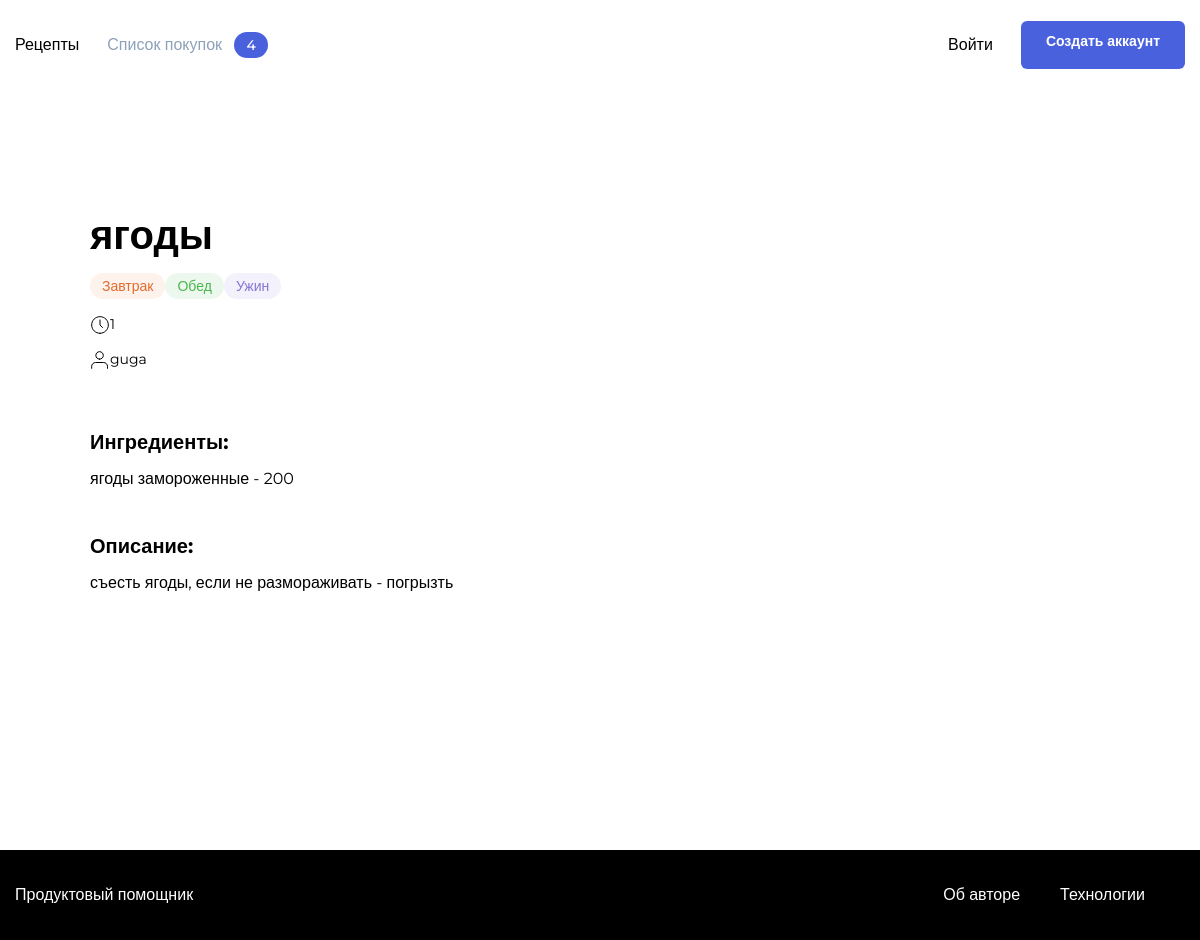
/recipes/6/, run on the app's committed database.
### prod_h/models.py (models this page shows, shortened)
class Recipe(models.Model):
    author = models.ForeignKey(
        User,
        on_delete=models.CASCADE,
        related_name='recipes',
        verbose_name='автор рецепта',
    )
    name = models.CharField(
        max_length=100,
        verbose_name='Название рецепта',
        help_text='Максимальная длинна 100 символов',)
    image = models.ImageField(upload_to='prod_h/', blank=True, null=True)
    text = models.TextField(
        blank=True,
        verbose_name='Описание',
        help_text='Описание рецепта',)
    ingredients = models.ManyToManyField(
        ListOfIngridients,
        through='Amount',
        through_fields=('recipe', 'ingredient'),
        verbose_name='Игредиенты',
        help_text='Игредиенты',)
    tags = models.ManyToManyField(Teg, )
    time = models.IntegerField(verbose_name='Вермя приготовления')
    pub_date = models.DateTimeField("date published", auto_now_add=True)
    slug = models.SlugField(
        max_length=500,
        unique=True,
        blank=True,
    )
    class Meta:
        ordering = ["-pub_date"]

class Teg(models.Model):
    name = models.CharField(max_length=20)
    slug = models.SlugField(unique=True)
    color = models.CharField(
        max_length=20,
        verbose_name='Цвет тега',
        blank=True
    )

class Amount(models.Model):
    ingredient = models.ForeignKey(ListOfIngridients,
                                   on_delete=models.CASCADE,
                                   related_name='ingridient_name', )
    recipe = models.ForeignKey(
        Recipe, on_delete=models.CASCADE,
        related_name="recipe_ingredients",
        verbose_name='Рецепт',
    )
    counts = models.PositiveSmallIntegerField(verbose_name='количество',
        default=1)

class ListOfIngridients(models.Model):
    name = models.CharField(max_length=50,
                            unique=True,
                            verbose_name='Название ингредиента',
                            help_text='Название ингредиента, максимум 50 символов',
                            )
    units_of_measurement = models.CharField(max_length=20,
                                            verbose_name='Единица измерения',
                                            help_text='Единица измерения, максимум 20 симоволов',
                                            )
    def __str__(self):
        return self.name

### prod_h/views.py (the view)
# urls.py: path('recipes/<int:recipe_id>/', views.recipe_detail,
def recipe_detail(request, recipe_id):
    recipe = get_object_or_404(Recipe, pk=recipe_id)
    context = {
        'recipe': recipe,
    }
    return render(request, 'singlePage.html', context=context)

### templates/singlePage.html (shortened to what this page needs)
{% extends "base.html" %}
{% load static %}
{% load user_filters %}
{% block static_css %}<link rel="stylesheet" href="{% static 'pages/single.css' %}">{% endblock %}
    {%block content%}
    <main class="main container">
        <div class="single-card" data-id="{{recipe.id}}" data-author="{{recipe.author.id}}">
            {% load thumbnail %}
            <div class="single-card__info">
                <div class="single-card__header-info">
                    <h1 class="single-card__title">{{recipe.name}}</h1>
                </div>
                <ul class="single-card__items">
                {%include "includes/tag.html" with post=recipe %}
                </ul>
                <div class="single-card__items single-card__items_column">
                    <p class="single-card__text"><span class="icon-time"></span>{{recipe.time}}</p>
                    <ul class="single-card__items">
                        <li class="single-card__item"><p class="single-card__text"><span class="icon-user"></span>{{recipe.author}}</p></li>
                    </ul>
                </div>
                <div class="single-card__section">
                    <h3 class="single-card__section-title">Ингредиенты:</h3>
                    <div class="single-card__items single-card__items_column">
                        {%for ingr in recipe.recipe_ingredients.all%}
                          <p class=" single-card__section-item">{{ingr.ingredient}} - {{ingr.counts}}</p>
                        {%endfor%}
                    </div>
                </div>
                <div class="single-card__section">
                    <h3 class="single-card__section-title">Описание:</h3>
                    <p class=" single-card__section-text">{{recipe.text}}</p>
                </div>
            </div>
        </div>
    </main>
{%endblock%}}

### templates/includes/tag.html
{% for tag in post.tags.all %}
    {% if tag.name == 'breakfast' %}
        <li class="card__item"><span class="badge badge_style_orange">Завтрак</span></li>
    {% elif tag.name == 'lunch' %}
        <li class="card__item"><span class="badge badge_style_green">Обед</span></li>
    {% elif tag.name == 'dinner' %}
        <li class="card__item"><span class="badge badge_style_purple">Ужин</span></li>
    {% endif %}
{% endfor %}

### static/pages/single.css (style rules this page uses)
* { box-sizing: border-box; }
html, body { min-height: 100%; }

### static/blocks/body/body.css (style rules this page uses)
.body { display: flex; flex-direction: column; }

### static/blocks/container/container.css (style rules this page uses)
.container { max-width: 1200px; padding: 0 15px; margin: 0 auto; width: 100%; }

### static/blocks/main/main.css (style rules this page uses)
.main { padding-top: 60px; padding-bottom: 80px; flex: 1 0 auto; min-height: calc(100vh - 180px); }

### static/blocks/single-card/single-card.css (style rules this page uses)
.single-card { display: flex; justify-content: space-between; }

### static/blocks/single-card/__title/single-card__title.css (style rules this page uses)
.single-card__title { font-family: 'Montserrat', sans-serif; font-style: normal; font-weight: bold; font-size: 40px; line-height: 49px; color: #000000; margin: 0; }

### static/blocks/single-card/__info/single-card__info.css (style rules this page uses)
.single-card__info { display: flex; flex-direction: column; width: 100%; padding-left: 60px; }

### static/blocks/single-card/__header-info/single-card__header-info.css (style rules this page uses)
.single-card__header-info { display: flex; justify-content: space-between; margin: 0 0 18px; }

### static/blocks/single-card/__items/single-card__items.css (style rules this page uses)
.single-card__items { display: flex; flex-direction: row; list-style: none; padding: 0; margin: 0 0 20px; }

### static/blocks/single-card/__item/single-card__item.css (style rules this page uses)
.single-card__item { margin-right: 8px; height: 100%; }

### static/blocks/single-card/__text/single-card__text.css (style rules this page uses)
.single-card__text { font-family: 'Montserrat', sans-serif; font-style: normal; font-weight: normal; font-size: 14px; line-height: 17px; color: #000000; margin: 0 0 15px; padding: 0; }
.single-card__text:last-child { margin-bottom: 0; }

### static/blocks/single-card/__items/_column/single-card__items_column.css (style rules this page uses)
.single-card__items_column { flex-direction: column; max-height: 129px; flex-wrap: wrap; }

### static/blocks/single-card/__section/single-card__section.css (style rules this page uses)
.single-card__section { margin: 0 0 22px; }
.single-card__section:last-child { margin: 0; }

### static/blocks/single-card/__section-title/single-card__section-title.css (style rules this page uses)
.single-card__section-title { font-family: 'Montserrat', sans-serif; font-style: normal; font-weight: bold; font-size: 20px; line-height: 24px; color: #000000; margin: 0 0 12px; }

### static/blocks/single-card/__section-text/single-card__section-text.css (style rules this page uses)
.single-card__section-text { font-size: 16px; line-height: 26px; font-family: 'Montserrat', sans-serif; font-style: normal; font-weight: normal; color: #000000; margin: 0 0 27px; padding: 0; }

### static/blocks/single-card/__section-item/single-card__section-item.css (style rules this page uses)
.single-card__section-item { font-size: 16px; line-height: 26px; font-family: 'Montserrat', sans-serif; font-style: normal; font-weight: normal; color: #000000; margin: 0; padding: 0; width: max-content; }

### static/blocks/badge/badge.css (style rules this page uses)
.badge { color: #fff; background: #ddd; border-radius: 24px; padding: 4px 12px; font-style: normal; font-weight: 500; font-size: 14px; line-height: 17px; font-family: 'Montserrat', sans-serif; }

### static/blocks/badge/_style/badge_style_green.css (style rules this page uses)
.badge_style_green { background: rgba(73, 182, 78, 0.1); color: #49B64E; }

### static/blocks/badge/_style/badge_style_orange.css (style rules this page uses)
.badge_style_orange { background: rgba(234, 146, 99, 0.12); color: #E26C2D; }

### static/blocks/badge/_style/badge_style_purple.css (style rules this page uses)
.badge_style_purple { background: rgba(135, 117, 210, 0.1); color: #8775D2; }

### data on the page
Recipe: name "ягоды", time "1", author "guga", text "съесть ягоды, если не размораживать - погрызть"
Teg: name "Завтрак"
Teg: name "Обед"
Teg: name "Ужин"
Amount: ingredient "ягоды замороженные", counts "200"
